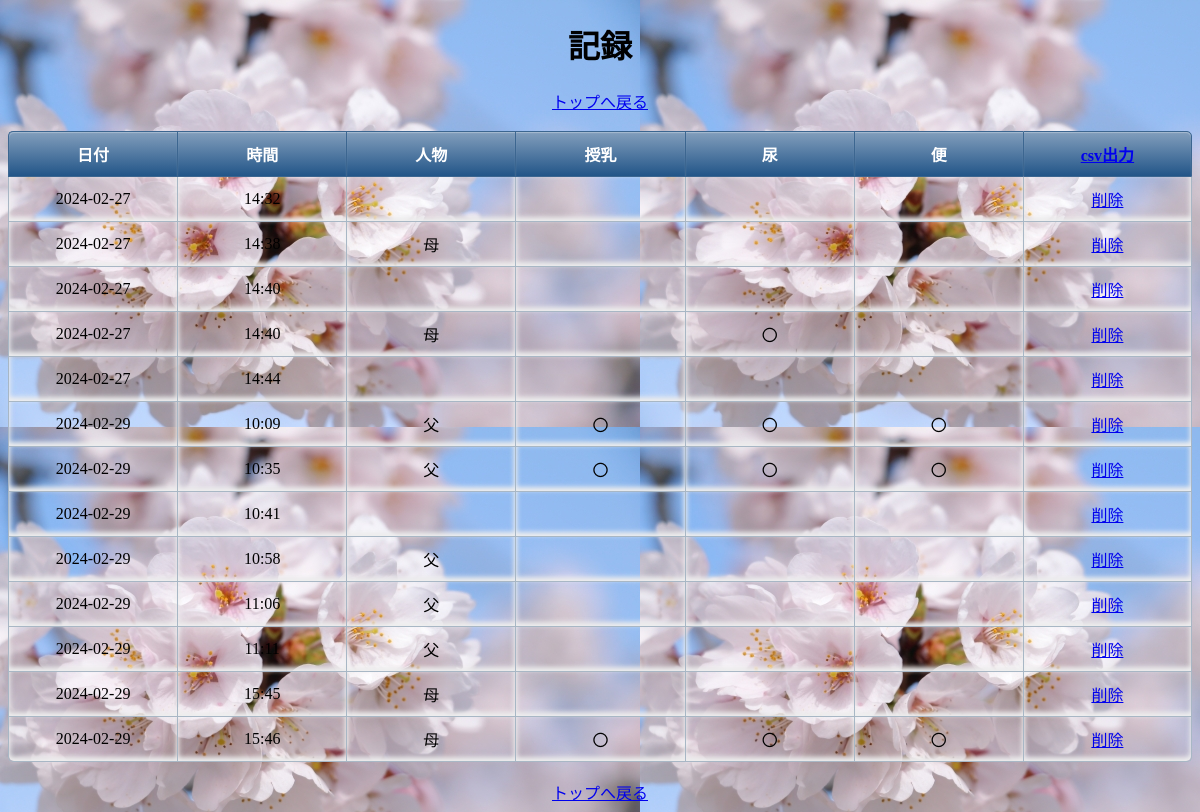
Page /list on the committed database.
### tables this page shows
CREATE TABLE POST (        ID INTEGER PRIMARY KEY AUTOINCREMENT,         USER TEXT,         URINE TEXT,         breastfeeding TEXT,         FLIGHT TEXT,         now TEXT,         DATE TEXT DEFAULT (DATE('now')));

### app.py (the view)
@app.route('/list')
def read_articles():
    db = database.get_db()
    articles = db.execute("SELECT * FROM POST")
    return render_template('list.html', articles=articles,)

### database.py (called while the page is built)
def get_db():
    if 'db' not in g:
        g.db = sqlite3.connect('memo.db')
        g.db.row_factory = sqlite3.Row
    return g.db

### templates/list.html (shortened to what this page needs)
{% extends 'base.html' %}
{% block content %}
    <h1 style="text-align: center;">記録</h1>
    <div style="text-align: center;">
        <a href="/">トップへ戻る</a>
    </div>
    <br>
    <table>
        <thead>
            <tr>
                <th>日付</th>
                <th>時間</th>
                <th>人物</th>
                <th>授乳</th>
                <th>尿</th>
                <th>便</th>
                <th><a href="/result">csv出力</a></th>
            </tr>
        </thead>
        <tbody>
            {% for article in articles %}
                <tr>
                    <td>{{ article['DATE'] }}</td>
                    <td>{{ article['now'] }}</td>
                    <td>{{ article['USER'] }}</td>
                    <td>{{ article['breastfeeding'] }}</td>
                    <td>{{ article['URINE'] }}</td>
                    <td>{{ article['FLIGHT'] }}</td>
                    <td>
                        <a href="{{ url_for('delete_article', id=article['ID']) }}">削除</a>
                    </td>
                </tr>
            {% endfor %}
        </tbody>
    </table>
    <br>
    <div style="text-align: center;">
        <a href="/">トップへ戻る</a>
    </div>
{% endblock %}

### templates/base.html (shortened to what this page needs)
<!DOCTYPE html>
<html lang="ja">
<head>
<link rel="stylesheet" href="{{ url_for('static', filename='style.css') }}">
</head>
{% block content %}{% endblock %}
</html>

### static/style.css (style rules this page uses)
table { width: 100%; border-collapse:separate; border-spacing: 0; }
table th:first-child { border-radius: 5px 0 0 0; }
table th:last-child { border-radius: 0 5px 0 0; border-right: 1px solid #3c6690; }
table th { text-align: center; color:white; background: linear-gradient(#829ebc,#225588); border-left: 1px solid #3c6690; border-top: 1px solid #3c6690; border-bottom: 1px solid #3c6690; box-shadow: 0px 1px 1px rgba(255,255,255,0.3) inset; width: 8%; padding: 10px 0; }
table td { text-align: center; border-left: 1px solid #a8b7c5; border-bottom: 1px solid #a8b7c5; border-top:none; box-shadow: 0px -3px 5px 1px #eee inset; width: 8%; padding: 10px 0; }
table td:last-child { border-right: 1px solid #a8b7c5; }
table tr:last-child td:first-child { border-radius: 0 0 0 5px; }
table tr:last-child td:last-child { border-radius: 0 0 5px 0; }

### rows in the picture
POST: DATE "2024-02-27", now "14:32"
POST: DATE "2024-02-27", now "14:38", USER "母"
POST: DATE "2024-02-27", now "14:40"
POST: DATE "2024-02-27", now "14:40", USER "母", URINE "〇"
POST: DATE "2024-02-27", now "14:44"
POST: DATE "2024-02-29", now "10:09", USER "父", breastfeeding "〇", URINE "〇", FLIGHT "〇"
POST: DATE "2024-02-29", now "10:35", USER "父", breastfeeding "〇", URINE "〇", FLIGHT "〇"
POST: DATE "2024-02-29", now "10:41"
POST: DATE "2024-02-29", now "10:58", USER "父"
POST: DATE "2024-02-29", now "11:06", USER "父"
POST: DATE "2024-02-29", now "11:11", USER "父"
POST: DATE "2024-02-29", now "15:45", USER "母"
POST: DATE "2024-02-29", now "15:46", USER "母", breastfeeding "〇", URINE "〇", FLIGHT "〇"
